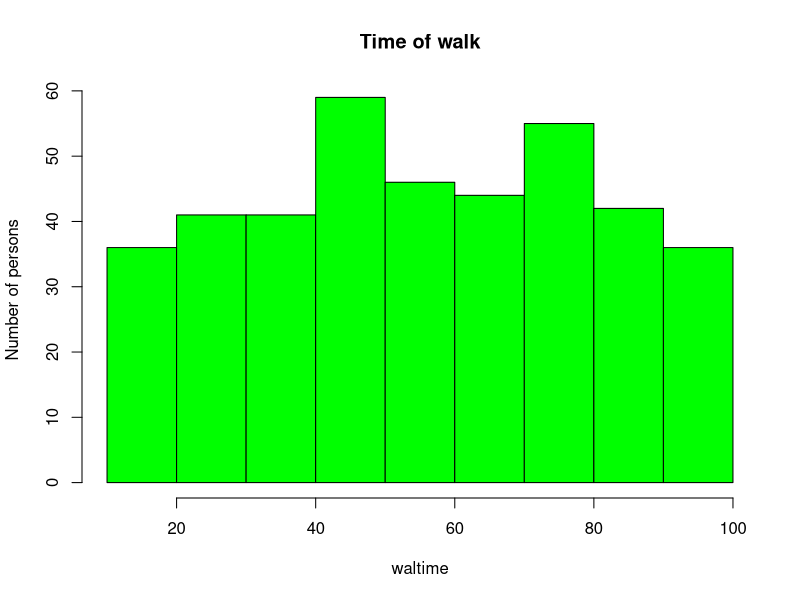

Reproduce this figure in R.
walktime <-c(62.11, 71.91, 98.22, 46.48, 55.96, 56.40, 33.88, 13.49, 53.73, 44.39, 78.30, 49.86, 42.96, 26.17, 74.54, 46.25, 53.56, 62.10, 55.80, 46.21, 66.80, 97.28, 54.25, 36.05, 82.09, 89.67, 11.23, 77.41, 56.33, 71.95, 23.77, 45.39, 84.34, 72.38, 86.17, 86.18, 49.04, 77.39, 54.99, 15.43, 36.16, 21.47, 49.65, 89.22, 35.69, 53.77, 76.82, 19.07, 36.42, 92.23, 79.45, 30.95, 18.57, 36.35, 48.14, 16.49, 77.48, 14.44, 12.86, 80.83, 61.62, 83.91, 96.18, 76.79, 16.61, 27.42, 66.81, 17.03, 61.37, 18.28, 37.49, 11.90, 73.68, 10.61, 79.57, 46.42, 30.62, 99.86, 45.32, 37.56, 52.03, 46.72, 68.82, 61.77, 88.57, 73.70, 55.73, 44.02, 17.38, 85.33, 53.52, 56.78, 34.63, 78.35, 41.36, 85.79, 44.32, 50.71, 61.86, 70.15, 14.32, 34.11, 50.23, 55.61, 92.27, 55.16, 75.65, 61.29, 30.96, 94.85, 82.86, 93.23, 49.55, 42.95, 43.16, 58.20, 52.39, 83.00, 32.28, 99.94, 54.70, 87.46, 72.68, 31.44, 39.10, 27.94, 26.34, 11.02, 68.26, 91.10, 67.25, 59.22, 33.12, 42.15, 74.69, 51.17, 16.94, 76.96, 47.75, 37.81, 60.21, 96.60, 69.73, 33.94, 49.80, 13.54, 75.33, 55.18, 12.36, 79.86, 85.36, 64.74, 50.30, 42.62, 56.06, 53.72, 78.84, 92.83, 28.11, 42.53, 86.41, 44.86, 49.58, 96.00, 29.56, 76.67, 34.00, 18.62, 42.49, 44.23, 61.45, 96.67, 22.46, 64.51, 87.61, 28.76, 30.39, 64.22, 70.08, 91.67, 67.71, 42.15, 59.64, 58.88, 50.48, 50.89, 80.32, 37.60, 32.06, 37.50, 25.16, 21.17, 63.98, 65.62, 21.69, 96.50, 86.33, 95.88, 30.25, 34.77, 49.61, 69.79, 79.23, 72.16, 69.86, 72.86, 17.76, 53.75, 84.30, 80.38, 80.75, 72.39, 80.77, 46.18, 29.13, 32.56, 43.43, 16.91, 63.84, 62.74, 59.12, 80.65, 25.26, 60.85, 41.08, 50.32, 78.38, 62.36, 67.57, 42.53, 93.23, 38.87, 27.95, 99.89, 44.98, 25.39, 41.69, 13.42, 41.00, 20.64, 89.49, 75.87, 25.12, 97.12, 40.25, 41.44, 34.39, 62.69, 74.57, 22.49, 80.36, 76.86, 28.04, 47.13, 40.63, 69.09, 23.75, 78.77, 94.06, 87.39, 39.73, 56.25, 74.39, 42.48, 36.79, 47.80, 53.36, 27.92, 49.63, 67.20, 41.95, 51.01, 12.99, 25.62, 24.24, 74.84, 29.68, 78.68, 58.70, 15.28, 12.30, 68.76, 66.71, 75.51, 74.63, 22.49, 56.03, 39.49, 56.11, 42.87, 59.53, 46.28, 67.60, 28.58, 19.70, 54.13, 21.12, 46.05, 21.93, 57.27, 48.00, 19.88, 62.60, 89.17, 41.04, 93.66, 50.12, 69.81, 76.07, 77.53, 95.04, 70.07, 73.01, 79.03, 16.91, 96.07, 85.44, 27.24, 12.11, 80.93, 62.04, 59.68, 73.72, 60.90, 40.14, 37.58, 24.41, 42.89, 79.36, 19.91, 28.61, 94.14, 42.28, 85.20, 37.23, 96.28, 93.29, 83.76, 21.61, 33.61, 20.90, 77.80, 55.27, 72.84, 41.90, 11.93, 22.12, 19.36, 62.83, 94.95, 28.17, 93.53, 32.68, 39.24, 83.49, 87.96, 34.60, 20.26, 88.83, 17.42, 96.90, 42.92, 79.18, 95.90, 92.47, 95.13, 82.28, 92.69, 61.03, 44.12, 72.55, 53.06, 92.82, 13.25, 70.06, 74.15, 41.70, 38.54, 91.99, 60.24, 23.85, 33.50, 72.90, 83.23, 28.24, 68.92, 87.54, 79.90, 80.38, 65.91, 12.67, 77.37, 88.25, 27.11, 83.51, 40.93, 82.66, 62.42, 38.15, 48.43)
hist((walktime),main="Time of walk",col="green",xlab="waltime" ,ylab = "Number of persons")
